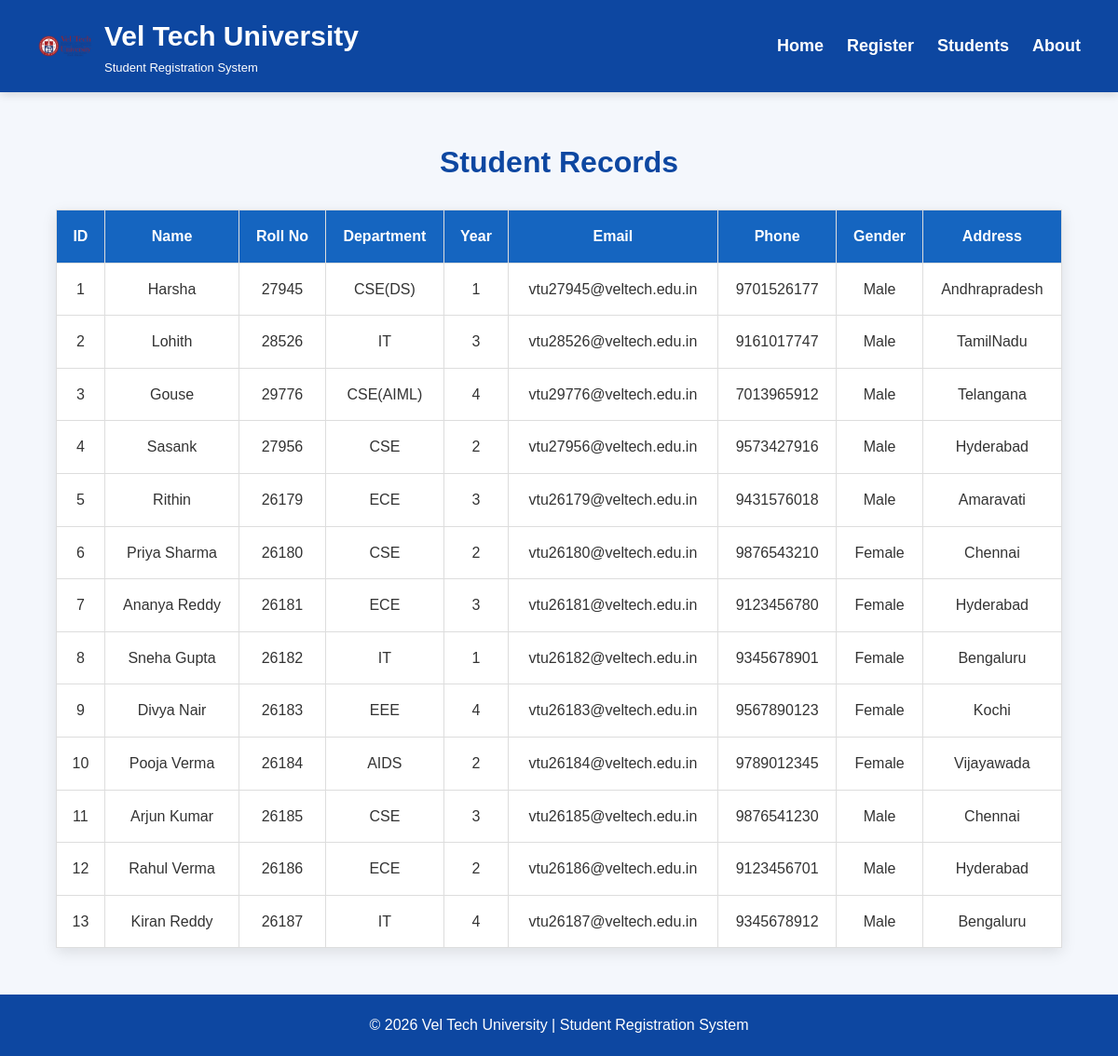
/students, run on the app's committed database.
### tables this page shows
CREATE TABLE students(
        id INTEGER PRIMARY KEY AUTOINCREMENT,
        name TEXT,
        roll_number TEXT,
        department TEXT,
        year INTEGER,
        email TEXT,
        phone TEXT,
        gender TEXT,
        address TEXT
    );

### app.py (the view)
@app.route('/students')
def students():
    conn = sqlite3.connect('students.db')
    cursor = conn.cursor()
    cursor.execute("SELECT * FROM students")
    records = cursor.fetchall()
    conn.close()
    return render_template('students.html', students=records)

### templates/students.html (shortened to what this page needs)
<!DOCTYPE html>
<html lang="en">
<head>
    <link rel="stylesheet" href="{{ url_for('static', filename='css/style.css') }}">
</head>
<body>
    <nav>
        <div class="logo">
            <img src="{{ url_for('static', filename='images/veltech_logo.png') }}" alt="Vel Tech Logo">
            <div>
                <h2>Vel Tech University</h2>
                <p>Student Registration System</p>
            </div>
        </div>
        <ul>
            <li><a href="/">Home</a></li>
            <li><a href="/register">Register</a></li>
            <li><a href="/students">Students</a></li>
            <li><a href="/about">About</a></li>
        </ul>
    </nav>
    <div class="table-container">
        <h1>Student Records</h1>
        <table>
            <tr>
                <th>ID</th>
                <th>Name</th>
                <th>Roll No</th>
                <th>Department</th>
                <th>Year</th>
                <th>Email</th>
                <th>Phone</th>
                <th>Gender</th>
                <th>Address</th>
            </tr>
            {% if students %}
                {% for student in students %}
                <tr>
                    <td>{{ student[0] }}</td>
                    <td>{{ student[1] }}</td>
                    <td>{{ student[2] }}</td>
                    <td>{{ student[3] }}</td>
                    <td>{{ student[4] }}</td>
                    <td>{{ student[5] }}</td>
                    <td>{{ student[6] }}</td>
                    <td>{{ student[7] }}</td>
                    <td>{{ student[8] }}</td>
                </tr>
                {% endfor %}
            {% else %}
                <tr>
                    <td colspan="9">
                        No student records found.
                    </td>
                </tr>
            {% endif %}
        </table>
    </div>
    <footer>
        <p>© 2026 Vel Tech University | Student Registration System</p>
    </footer>
</body>
</html>

### static/css/style.css (style rules this page uses)
* { margin:0; padding:0; box-sizing:border-box; font-family:Arial, Helvetica, sans-serif; }
body { background:#f4f7fc; color:#333; line-height:1.6; }
nav { background:#0d47a1; color:white; display:flex; justify-content:space-between; align-items:center; padding:15px 40px; flex-wrap:wrap; box-shadow:0 2px 10px rgba(0,0,0,0.15); }
.logo { display:flex; align-items:center; gap:12px; }
.logo img { width:60px; height:60px; object-fit:contain; }
.logo h2 { font-size:30px; font-weight:bold; }
.logo p { font-size:13px; }
nav ul { display:flex; list-style:none; }
nav ul li { margin-left:25px; }
nav ul li a { color:white; text-decoration:none; font-weight:bold; font-size:18px; transition:0.3s; }
.table-container { width:90%; margin:50px auto; }
.table-container h1 { text-align:center; color:#0d47a1; margin-bottom:25px; }
table { width:100%; border-collapse:collapse; background:white; box-shadow:0px 5px 15px rgba(0,0,0,0.1); }
table th { background:#1565c0; color:white; }
table th, table td { padding:15px; border:1px solid #ddd; text-align:center; }
footer { background:#0d47a1; color:white; text-align:center; padding:20px; margin-top:50px; }

### data on the page
students: id "1", name "Harsha", roll_number "27945", department "CSE(DS)", year "1", email "vtu27945@veltech.edu.in", phone "9701526177", gender "Male", address "Andhrapradesh"
students: id "2", name "Lohith", roll_number "28526", department "IT", year "3", email "vtu28526@veltech.edu.in", phone "9161017747", gender "Male", address "TamilNadu"
students: id "3", name "Gouse", roll_number "29776", department "CSE(AIML)", year "4", email "vtu29776@veltech.edu.in", phone "7013965912", gender "Male", address "Telangana"
students: id "4", name "Sasank", roll_number "27956", department "CSE", year "2", email "vtu27956@veltech.edu.in", phone "9573427916", gender "Male", address "Hyderabad"
students: id "5", name "Rithin", roll_number "26179", department "ECE", year "3", email "vtu26179@veltech.edu.in", phone "9431576018", gender "Male", address "Amaravati"
students: id "6", name "Priya Sharma", roll_number "26180", department "CSE", year "2", email "vtu26180@veltech.edu.in", phone "9876543210", gender "Female", address "Chennai"
students: id "7", name "Ananya Reddy", roll_number "26181", department "ECE", year "3", email "vtu26181@veltech.edu.in", phone "9123456780", gender "Female", address "Hyderabad"
students: id "8", name "Sneha Gupta", roll_number "26182", department "IT", year "1", email "vtu26182@veltech.edu.in", phone "9345678901", gender "Female", address "Bengaluru"
students: id "9", name "Divya Nair", roll_number "26183", department "EEE", year "4", email "vtu26183@veltech.edu.in", phone "9567890123", gender "Female", address "Kochi"
students: id "10", name "Pooja Verma", roll_number "26184", department "AIDS", year "2", email "vtu26184@veltech.edu.in", phone "9789012345", gender "Female", address "Vijayawada"
students: id "11", name "Arjun Kumar", roll_number "26185", department "CSE", year "3", email "vtu26185@veltech.edu.in", phone "9876541230", gender "Male", address "Chennai"
students: id "12", name "Rahul Verma", roll_number "26186", department "ECE", year "2", email "vtu26186@veltech.edu.in", phone "9123456701", gender "Male", address "Hyderabad"
students: id "13", name "Kiran Reddy", roll_number "26187", department "IT", year "4", email "vtu26187@veltech.edu.in", phone "9345678912", gender "Male", address "Bengaluru"
